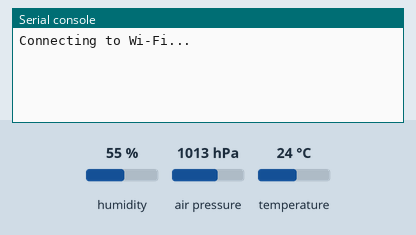
Recording of a program running on a simulated Raspberry Pi Pico running MicroPython. Shown: the last lines printed to the serial console. Inputs (shaded band) come from the test bench; at power-on: temperature 24 °C, humidity 55 %, air pressure 1013 hPa. WiFi joins after 1.5 s; web requests get an empty 200 reply after 0.4 s.

Above: at 1.2 s.
1.3 s: temperature set to 12 °C
At 2.8 s:
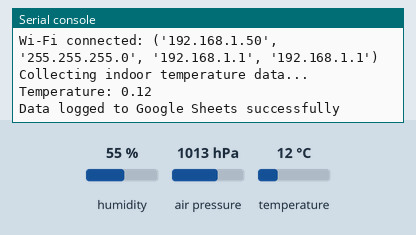
10.2 s: temperature set to 19 °C
At 12.19 s:
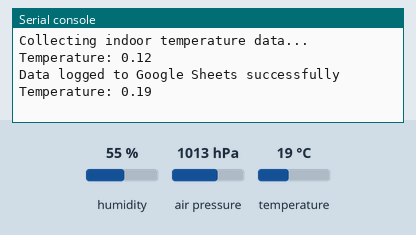

Measured:
- after the input at 1.3 s, the serial console: prints a new line after 0.22 s (image 1)
- after the input at 10.2 s, the serial console: prints a new line after 1.7 s (image 2)

The program:

Testingindoor.py
```python
import time
import urequests
from machine import Pin, I2C
import bme280
import network

def connect_wifi(ssid, password):
    wlan = network.WLAN(network.STA_IF)
    wlan.active(True)
    if not wlan.isconnected():
        print('Connecting to Wi-Fi...')
        wlan.connect(ssid, password)
        while not wlan.isconnected():
            pass
    print('Wi-Fi connected:', wlan.ifconfig())

def log_to_google_sheets(temperature):
    url = "https://script.google.com/macros/s/AKfycbwf-rSljnE4a3iNeP44xvckfUcFgIp1FQTLCTXmAsR3ZtQo3gy7bAfsyPqYjbgEeKg-OQ/exec"
    payload = {"temperature": temperature, "location": "Indoor"}
    response = urequests.post(url, json=payload)
    if response.status_code == 200:
        print("Data logged to Google Sheets successfully")
    else:
        print("Error logging data to Google Sheets")

wifi_ssid = "The Iqbal's"
wifi_password = "Zeeshan786"

connect_wifi(wifi_ssid, wifi_password)

i2c = I2C(0, scl=Pin(1), sda=Pin(0), freq=100000)
bme = bme280.BME280(i2c=i2c)

print("Collecting indoor temperature data...")
for _ in range(10):
    temperature, _, _ = bme.read_compensated_data()
    temperature /= 100
    print("Temperature:", temperature)
    log_to_google_sheets(temperature)
    time.sleep(10)
```
